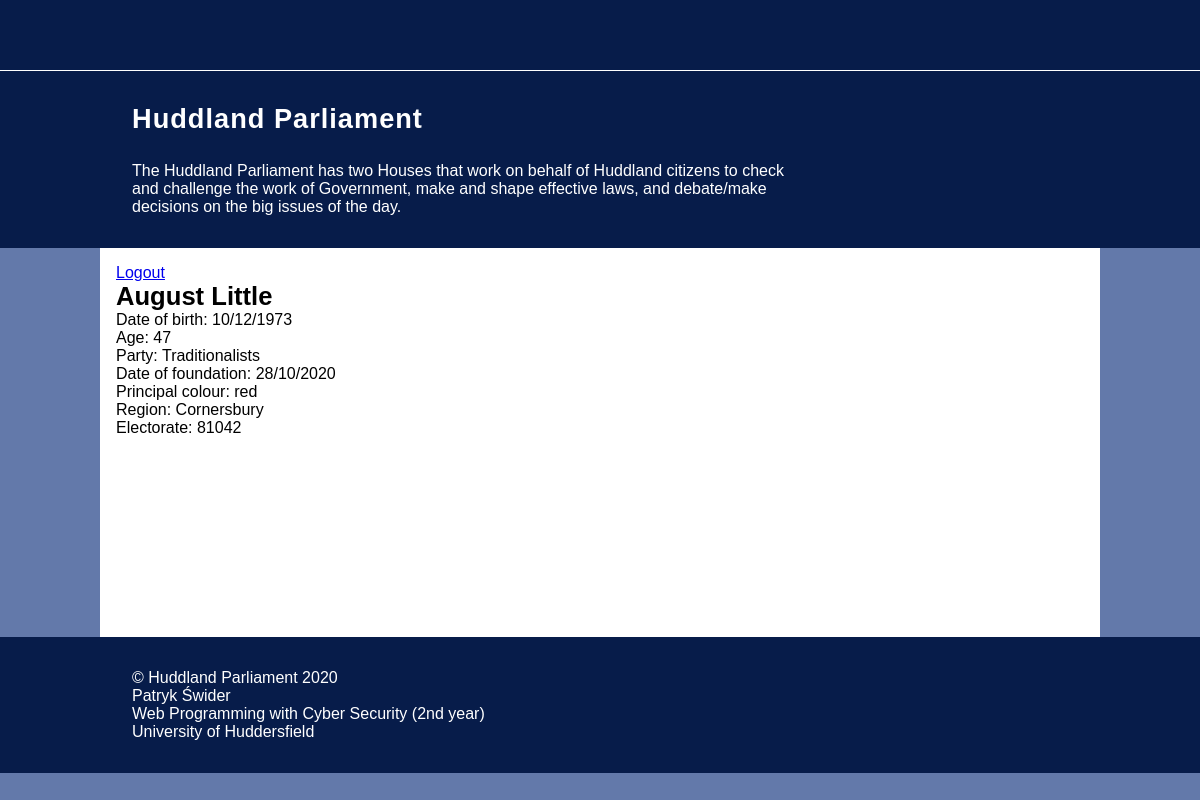
Screenshot of /mp-details.php?id=4 (signed in) with the database file from the repository.
### tables this page shows
CREATE TABLE IF NOT EXISTS `members` (
  `id` int(11) UNSIGNED NOT NULL AUTO_INCREMENT,
  `firstname` varchar(50) NOT NULL,
  `lastname` varchar(50) NOT NULL,
  `date_of_birth` date DEFAULT NULL,
  `party_id` int(11) UNSIGNED DEFAULT NULL,
  `constituency_id` int(11) UNSIGNED NOT NULL,
  PRIMARY KEY (`id`),
  KEY `fk_members_constituencies_party_id` (`party_id`),
  KEY `constituency_id` (`constituency_id`) USING BTREE
);

CREATE TABLE IF NOT EXISTS `parties` (
  `id` int(11) UNSIGNED NOT NULL AUTO_INCREMENT,
  `name` varchar(50) NOT NULL,
  `date_of_foundation` smallint(6) NOT NULL,
  `principal_colour` varchar(255) NOT NULL,
  PRIMARY KEY (`id`)
);

CREATE TABLE IF NOT EXISTS `constituencies` (
  `id` int(10) UNSIGNED NOT NULL AUTO_INCREMENT,
  `electorate` int(11) NOT NULL,
  `region` varchar(200) NOT NULL,
  PRIMARY KEY (`id`)
);

### mp-details.php (called while the page is built, shortened)
<?php
include('pageElements/header.php');
$mp = new mp();
include('pageElements/mp-detailsPage.php');
include('pageElements/footer.php');

### php/db-class.php (called while the page is built)
<?php
class db
{
    private $dbHost = 'localhost';
    private $dbUser = 'root';
    private $dbPass = '';
    private $dbName = 'huddland-parliament';
    private $conn;
    function __construct()
    {
        try {
            $this->conn = new PDO("mysql:host=" . $this->dbHost . ";dbname=" . $this->dbName, $this->dbUser, $this->dbPass);
            $this->conn->setAttribute(PDO::ATTR_ERRMODE, PDO::ERRMODE_EXCEPTION);
            $this->conn->setAttribute(PDO::ATTR_EMULATE_PREPARES, false);
            $this->conn->setAttribute(PDO::ATTR_DEFAULT_FETCH_MODE, PDO::FETCH_ASSOC);
        } catch (PDOException $e) {
            echo $e->getMessage();
            return false;
        }
    }
    public function dbQuery($query, $parameters = false)
    {
        try {
            $query = $this->conn->prepare($query);
            ($parameters) ?
                $query->execute($parameters) :
                $query->execute();
            return $query->fetchAll();
        } catch (PDOException $e) {
            echo $e->getMessage();
            return false;
        }
    }
}

### php/mp-class.php (called while the page is built, shortened)
<?php
class mp
{
    private $db;
    private $mpId;
    function __construct()
    {
        $this->db = new db();
        $this->mpId = isset($_GET['id']) && ctype_digit($_GET['id']) ? $_GET['id'] : FALSE;
    }
    public function getMpDetails()
    {
        $query =
            "SELECT members.firstname, members.lastname, members.date_of_birth, parties.name, parties.date_of_foundation, parties.principal_colour, constituencies.region, constituencies.electorate,
            GROUP_CONCAT(interests.name SEPARATOR ', ') AS interests
            FROM members
            INNER JOIN parties ON parties.id = members.party_id
            INNER JOIN constituencies ON constituencies.id = members.constituency_id
            INNER JOIN interest_member ON interest_member.member_id = members.id
            INNER JOIN interests ON interests.id = interest_member.interest_id
            WHERE members.id = ?";
        $param = array($this->mpId);
        $mp = $this->db->dbQuery($query, $param);
        return $mp;
    }
    public function getMpAge($dateOfBirth)
    {
        $currentYear = date('Y');
        $currentMonth = date('m');
        $currentDay = date('d');
        $mpYear = substr($dateOfBirth, 0, 4);
        $mpMonth = substr($dateOfBirth, 5, 2);
        $mpDay = substr($dateOfBirth, 8, 2);
        $age = $currentYear - $mpYear - 1;
        if ($currentMonth < $mpMonth) {
            $age++;
        } else if ($currentMonth == $mpMonth && $currentDay <= $mpDay) {
            $age++;
        }
        return $age;
    }
}

### pageElements/mp-detailsPage.php (the view)
<?php
$mpDetails = $mp->getMpDetails()[0];
$firstName = $mpDetails['firstname'];
$lastName = $mpDetails['lastname'];
$dateOfBirth = $mpDetails['date_of_birth'];
$partyName = $mpDetails['name'];
$dateOfFoundation = date_format(date_create($mpDetails['date_of_foundation']), 'd/m/Y');;
$colour =  $mpDetails['principal_colour'];
$region =  $mpDetails['region'];
$electorate =  $mpDetails['electorate'];
$age = $mp->getMpAge($dateOfBirth);
$formatedDoB = date_format(date_create($dateOfBirth), 'd/m/Y');
?>
<main>
    <a href="?logout">Logout</a>
    <div id="mpDetails">
        <div class="mpName">
            <?php
            echo $firstName . ' ';
            echo $lastName;
            ?>
        </div>
        <div class="mpDetails">
            <?php
            echo 'Date of birth: ' . $formatedDoB . '<br>';
            echo 'Age: ' .  $age . '<br>';
            echo 'Party: ' . $partyName . '<br>';
            echo 'Date of foundation: ' .  $dateOfFoundation . '<br>';
            echo 'Principal colour: ' . $colour . '<br>';
            echo 'Region: ' .  $region . '<br>';
            echo 'Electorate: ' .  $electorate . '<br>';
            ?>
        </div>
    </div>
</main>

### css/style.css (style rules this page uses)
html, body { margin: 0; padding: 0; border: none; font-family: Arial, Helvetica, sans-serif; font-size: 16px; background: #6379aa; }
main { max-width: 1000px; box-sizing: border-box; background: #fff; margin: 0 auto; padding: 1em 1em 200px 1em; }
.mpName { font-size: 1.6em; font-weight: bold; }

### rows the page displays
members: firstname "August", lastname "Little", date_of_birth "10/12/1973", date_of_birth "47", party.name "Traditionalists", party.date_of_foundation "28/10/2020", party.principal_colour "red", constituency.region "Cornersbury", constituency.electorate "81042"
